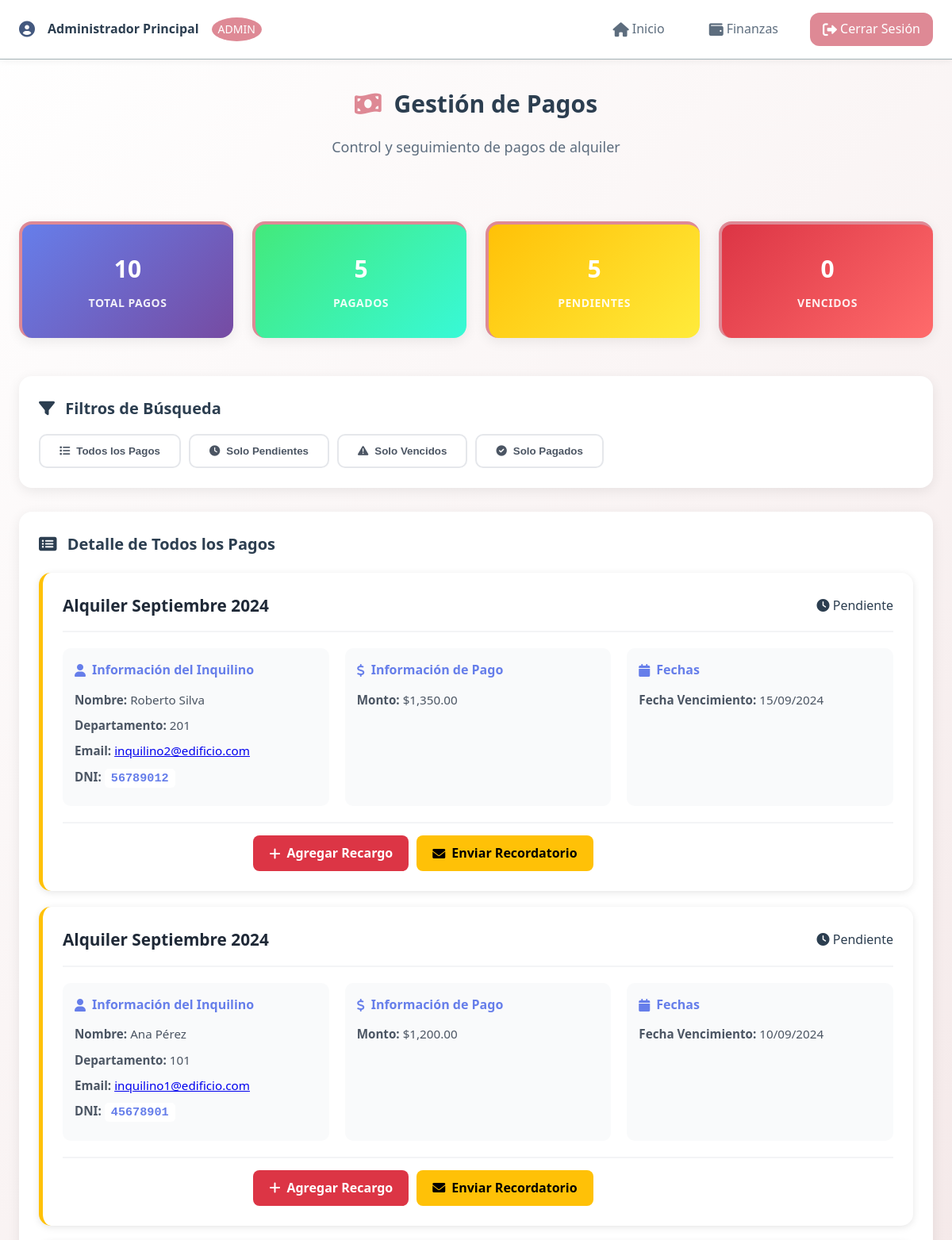
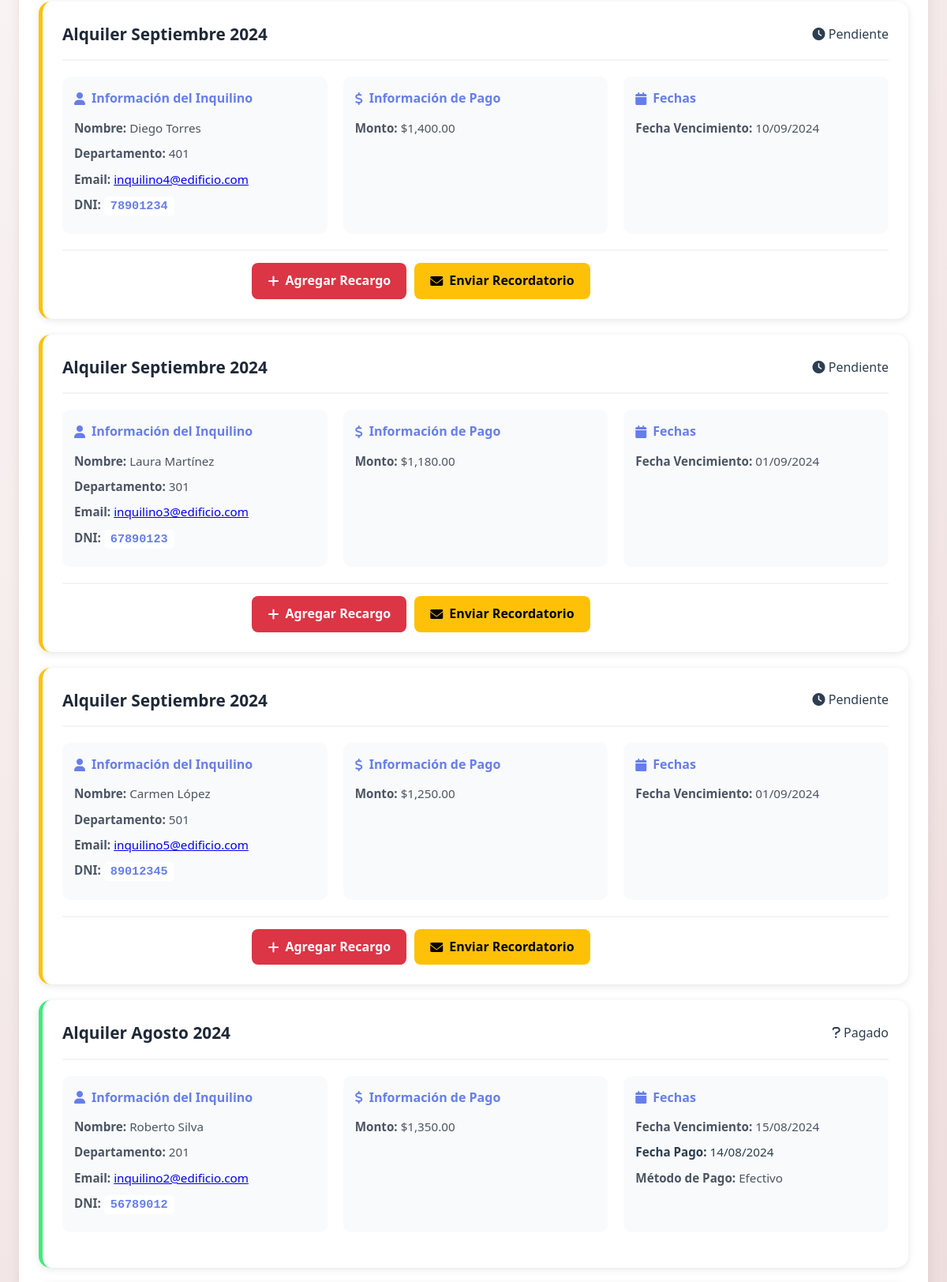
The app's page /views/admin/pagos.php (signed in, upper part) with its own data (2 pictures, top to bottom).
### tables this page shows
CREATE TABLE `pagos` (
  `id` bigint(20) UNSIGNED NOT NULL,
  `alquiler_id` bigint(20) UNSIGNED NOT NULL,
  `monto` decimal(10,2) NOT NULL,
  `fecha_vencimiento` date NOT NULL,
  `fecha_pago` date DEFAULT NULL,
  `metodo_pago` varchar(50) DEFAULT NULL,
  `estado` enum('pendiente','pagado','vencido') NOT NULL DEFAULT 'pendiente',
  `descripcion` text DEFAULT NULL,
  `recargo` decimal(8,2) DEFAULT 0.00,
  `created_at` timestamp NULL DEFAULT NULL,
  `updated_at` timestamp NULL DEFAULT NULL
);

CREATE TABLE `users` (
  `id` bigint(20) UNSIGNED NOT NULL,
  `name` varchar(255) NOT NULL,
  `email` varchar(255) NOT NULL,
  `email_verified_at` timestamp NULL DEFAULT NULL,
  `password` varchar(255) NOT NULL,
  `role` enum('admin','empleado','inquilino') NOT NULL DEFAULT 'inquilino',
  `remember_token` varchar(100) DEFAULT NULL,
  `password_reset_token` varchar(255) DEFAULT NULL,
  `password_reset_expires` timestamp NULL DEFAULT NULL,
  `failed_login_attempts` int(11) DEFAULT 0,
  `locked_until` timestamp NULL DEFAULT NULL,
  `last_failed_login` timestamp NULL DEFAULT NULL,
  `password_changed_at` timestamp NULL DEFAULT NULL,
  `account_locked` tinyint(1) DEFAULT 0,
  `created_at` timestamp NULL DEFAULT NULL,
  `updated_at` timestamp NULL DEFAULT NULL,
  `last_login_at` datetime DEFAULT NULL,
  `reset_token` varchar(100) DEFAULT NULL,
  `reset_token_expires` datetime DEFAULT NULL
);

CREATE TABLE `alquileres` (
  `id` bigint(20) UNSIGNED NOT NULL,
  `inquilino_id` bigint(20) UNSIGNED NOT NULL,
  `numero_departamento` varchar(10) NOT NULL,
  `precio_mensual` decimal(10,2) NOT NULL,
  `fecha_inicio` date NOT NULL,
  `fecha_fin` date DEFAULT NULL,
  `deposito` decimal(10,2) DEFAULT NULL,
  `estado` enum('activo','finalizado','suspendido') NOT NULL DEFAULT 'activo',
  `observaciones` text DEFAULT NULL,
  `created_at` timestamp NULL DEFAULT NULL,
  `updated_at` timestamp NULL DEFAULT NULL
);

CREATE TABLE `inquilinos` (
  `id` bigint(20) UNSIGNED NOT NULL,
  `user_id` bigint(20) UNSIGNED NOT NULL,
  `dni` varchar(20) NOT NULL,
  `telefono` varchar(20) DEFAULT NULL,
  `direccion` text DEFAULT NULL,
  `fecha_ingreso` date DEFAULT NULL,
  `estado` enum('activo','inactivo') NOT NULL DEFAULT 'activo',
  `created_at` timestamp NULL DEFAULT NULL,
  `updated_at` timestamp NULL DEFAULT NULL
);

### views/admin/pagos.php (the view, shortened to what this page needs)
<?php
require_once '../../includes/functions.php';
require_once '../../includes/header.php';
$database = new Database();
$db = $database->getConnection();
try {
    $query = "SELECT p.*, a.numero_departamento, i.dni, u.name as inquilino_nombre, u.email
              FROM pagos p
              JOIN alquileres a ON p.alquiler_id = a.id
              JOIN inquilinos i ON a.inquilino_id = i.id
              JOIN users u ON i.user_id = u.id
              ORDER BY p.fecha_vencimiento DESC";
    $stmt = $db->prepare($query);
    $stmt->execute();
    $pagos = $stmt->fetchAll(PDO::FETCH_ASSOC);
    $total_pagos = count($pagos);
    $pagos_pendientes = count(array_filter($pagos, function($p) { return $p['estado'] == 'pendiente'; }));
    $pagos_vencidos = count(array_filter($pagos, function($p) { return $p['estado'] == 'vencido'; }));
    $pagos_pagados = count(array_filter($pagos, function($p) { return $p['estado'] == 'pagado'; }));
} catch (PDOException $e) {
    $error = "Error al obtener información de pagos: " . $e->getMessage();
}
?>
<div class="bento-page-header">
    <h1 class="bento-page-title"><i class="fas fa-money-bill-wave"></i> Gestión de Pagos</h1>
    <p class="bento-page-subtitle">Control y seguimiento de pagos de alquiler</p>
</div>
<div class="bento-stats-grid">
    <div class="bento-stat-card" style="background: linear-gradient(135deg, #667eea 0%, #764ba2 100%);">
        <div class="bento-stat-number" style="color: white;"><?php echo $total_pagos; ?></div>
        <div class="bento-stat-label" style="color: rgba(255,255,255,0.9);">Total Pagos</div>
    </div>
    <div class="bento-stat-card" style="background: linear-gradient(135deg, #43e97b 0%, #38f9d7 100%);">
        <div class="bento-stat-number" style="color: white;"><?php echo $pagos_pagados; ?></div>
        <div class="bento-stat-label" style="color: rgba(255,255,255,0.9);">Pagados</div>
    </div>
    <div class="bento-stat-card" style="background: linear-gradient(135deg, #ffc107 0%, #ffeb3b 100%);">
        <div class="bento-stat-number" style="color: white;"><?php echo $pagos_pendientes; ?></div>
        <div class="bento-stat-label" style="color: rgba(255,255,255,0.9);">Pendientes</div>
    </div>
    <div class="bento-stat-card" style="background: linear-gradient(135deg, #dc3545 0%, #ff6b6b 100%);">
        <div class="bento-stat-number" style="color: white;"><?php echo $pagos_vencidos; ?></div>
        <div class="bento-stat-label" style="color: rgba(255,255,255,0.9);">Vencidos</div>
    </div>
</div>
<div class="bento-card" style="margin-bottom: 30px;">
    <h3 class="bento-card-title"><i class="fas fa-filter"></i> Filtros de Búsqueda</h3>
    <div style="display: flex; gap: 10px; flex-wrap: wrap; margin-top: 15px;">
        <button onclick="filtrarPagos('todos')" class="filter-btn filter-todos">
            <i class="fas fa-list"></i> Todos los Pagos
        </button>
        <button onclick="filtrarPagos('pendiente')" class="filter-btn filter-pendiente">
            <i class="fas fa-clock"></i> Solo Pendientes
        </button>
        <button onclick="filtrarPagos('vencido')" class="filter-btn filter-vencido">
            <i class="fas fa-exclamation-triangle"></i> Solo Vencidos
        </button>
        <button onclick="filtrarPagos('pagado')" class="filter-btn filter-pagado">
            <i class="fas fa-check-circle"></i> Solo Pagados
        </button>
    </div>
</div>
<div class="bento-card">
    <h3 class="bento-card-title" id="titulo-pagos"><i class="fas fa-list-alt"></i> Detalle de Todos los Pagos</h3>
    <?php if (!empty($pagos)): ?>
        <div id="lista-pagos" style="display: grid; gap: 20px; margin-top: 20px;">
            <?php foreach ($pagos as $pago): ?>
                <div class="pago-item payment-card" data-estado="<?php echo $pago['estado']; ?>">
                    <div class="payment-header">
                        <h4><?php echo htmlspecialchars($pago['descripcion']); ?></h4>
                        <?php echo getStatusBadge($pago['estado']); ?>
                    </div>
                    <div class="payment-details">
                        <div class="detail-group">
                            <h5><i class="fas fa-user"></i> Información del Inquilino</h5>
                            <p><strong>Nombre:</strong> <?php echo htmlspecialchars($pago['inquilino_nombre']); ?></p>
                            <p><strong>Departamento:</strong> <?php echo htmlspecialchars($pago['numero_departamento']); ?></p>
                            <p><strong>Email:</strong> <a href="mailto:<?php echo htmlspecialchars($pago['email']); ?>"><?php echo htmlspecialchars($pago['email']); ?></a></p>
                            <p><strong>DNI:</strong> <code><?php echo htmlspecialchars($pago['dni']); ?></code></p>
                        </div>
                        <div class="detail-group">
                            <h5><i class="fas fa-dollar-sign"></i> Información de Pago</h5>
                            <p><strong>Monto:</strong> <?php echo formatCurrency($pago['monto']); ?></p>
                        </div>
                        <div class="detail-group">
                            <h5><i class="fas fa-calendar"></i> Fechas</h5>
                            <p><strong>Fecha Vencimiento:</strong> <?php echo formatDate($pago['fecha_vencimiento']); ?></p>
                            <?php if ($pago['fecha_pago']): ?>
                                <p style="color: var(--secondary-green);"><strong>Fecha Pago:</strong> <?php echo formatDate($pago['fecha_pago']); ?></p>
                                <p><strong>Método de Pago:</strong> <?php echo htmlspecialchars($pago['metodo_pago']); ?></p>
                            <?php endif; ?>
                        </div>
                    </div>
                    <?php if ($pago['estado'] != 'pagado'): ?>
                        <div class="payment-actions">
                            <a href="marcar_pagado.php?id=<?php echo $pago['id']; ?>"
                               onclick="return confirm('¿Confirmar que este pago ha sido recibido?')"
                               class="btn" style="background: var(--secondary-green);">
                               <i class="fas fa-check"></i> Marcar como Pagado
                            </a>
                            <a href="agregar_recargo.php?id=<?php echo $pago['id']; ?>"
                               class="btn" style="background: #dc3545;">
                               <i class="fas fa-plus"></i> Agregar Recargo
                            </a>
                            <a href="enviar_recordatorio.php?id=<?php echo $pago['id']; ?>"
                               class="btn" style="background: #ffc107; color: black;">
                               <i class="fas fa-envelope"></i> Enviar Recordatorio
                            </a>
                        </div>
                    <?php endif; ?>
                </div>
            <?php endforeach; ?>
        </div>
    <?php endif; ?>
</div>
<?php require_once '../../includes/footer.php'; ?>

### includes/functions.php (shortened to what this page needs)
<?php
function formatCurrency($amount) {
    return '$' . number_format($amount, 2, '.', ',');
}
function formatDate($date, $format = 'd/m/Y') {
    $timestamp = strtotime($date);
    return date($format, $timestamp);
}
function getStatusBadge($status) {
    $badges = [
        'activo' => ['class' => 'status-active', 'icon' => 'check-circle', 'text' => 'Activo'],
        'inactivo' => ['class' => 'status-expired', 'icon' => 'times-circle', 'text' => 'Inactivo'],
        'pendiente' => ['class' => 'status-pending', 'icon' => 'clock', 'text' => 'Pendiente'],
        'vencido' => ['class' => 'status-expired', 'icon' => 'exclamation-triangle', 'text' => 'Vencido']
    ];
    $badge = $badges[$status] ?? ['class' => 'status-pending', 'icon' => 'question', 'text' => ucfirst($status)];
    return "<span class='status-badge {$badge['class']}'>
                <i class='fas fa-{$badge['icon']}'></i> {$badge['text']}
            </span>";
}
?>

### assets/css/bento-style.css (style rules this page uses)
:root { --color-light-gray: #A5B3B7; --color-beige: #E5D7D5; --color-pink: #DE8995; --color-blush: #E9D2D2; --color-dark-blue: #44597F; --color-light-gray-light: #B8C5C9; --color-beige-light: #F0E8E6; --color-pink-light: #E5A3B0; --color-blush-light: #F2E4E4; --color-dark-blue-light: #5A7296; --text-primary: #2C3E50; --text-secondary: #5D6D7E; --text-light: #BDC3C7; --text-white: #FFFFFF; --bg-primary: #FFFFFF; --bg-secondary: var(--color-blush); --bg-accent: var(--color-beige); --bg-dark: var(--color-dark-blue); --shadow-sm: 0 2px 8px rgba(0, 0, 0, 0.06); --shadow-md: 0 4px 16px rgba(0, 0, 0, 0.08); --shadow-lg: 0 8px 32px rgba(0, 0, 0, 0.12); --shadow-xl: 0 16px 48px rgba(0, 0, 0, 0.15); --border-radius-sm: 8px; --border-radius-md: 12px; --border-radius-lg: 16px; --border-radius-xl: 24px; --border-radius-full: 50%; --spacing-xs: 4px; --spacing-sm: 8px; --spacing-md: 16px; --spacing-lg: 24px; --spacing-xl: 32px; --spacing-2xl: 48px; --transition-fast: 0.15s ease; --transition-normal: 0.25s ease; --transition-slow: 0.4s ease; --font-family-primary: 'Segoe UI', Tahoma, Geneva, Verdana, sans-serif; --font-family-mono: 'Consolas', 'Monaco', 'Courier New', monospace; --font-size-xs: 0.75rem; --font-size-sm: 0.875rem; --font-size-base: 1rem; --font-size-lg: 1.125rem; --font-size-xl: 1.25rem; --font-size-2xl: 1.5rem; --font-size-3xl: 1.875rem; --font-size-4xl: 2.25rem; --font-weight-normal: 400; --font-weight-medium: 500; --font-weight-semibold: 600; --font-weight-bold: 700; }
* { margin: 0; padding: 0; box-sizing: border-box; }
html { scroll-behavior: smooth; }
body { font-family: var(--font-family-primary); font-size: var(--font-size-base); line-height: 1.6; color: var(--text-primary); background: linear-gradient(135deg, var(--bg-primary) 0%, var(--bg-secondary) 100%); min-height: 100vh; }
.bento-card { background: var(--bg-primary); border-radius: var(--border-radius-lg); box-shadow: var(--shadow-md); padding: var(--spacing-lg); transition: var(--transition-normal); border: 1px solid rgba(255, 255, 255, 0.8); position: relative; overflow: hidden; }
.bento-card::before { content: ''; position: absolute; top: 0; left: 0; right: 0; height: 4px; background: linear-gradient(90deg, var(--color-pink), var(--color-dark-blue)); opacity: 0; transition: var(--transition-normal); }
.bento-stat-card { background: var(--bg-primary); border-radius: var(--border-radius-md); padding: var(--spacing-lg); text-align: center; box-shadow: var(--shadow-sm); border-left: 4px solid var(--color-pink); transition: var(--transition-normal); }
.bento-stat-number { font-size: var(--font-size-3xl); font-weight: var(--font-weight-bold); color: var(--color-dark-blue); margin-bottom: var(--spacing-sm); }
.bento-stat-label { font-size: var(--font-size-sm); color: var(--text-secondary); text-transform: uppercase; letter-spacing: 0.5px; }
.bento-page-header { text-align: center; margin-bottom: var(--spacing-2xl); padding: var(--spacing-xl) 0; }
.bento-page-title { font-size: var(--font-size-3xl); font-weight: var(--font-weight-bold); color: var(--text-primary); margin-bottom: var(--spacing-md); }
.bento-page-title i { color: var(--color-pink); margin-right: var(--spacing-sm); }
.bento-page-subtitle { color: var(--text-secondary); font-size: var(--font-size-lg); }
.bento-stats-grid { display: grid; grid-template-columns: repeat(auto-fit, minmax(250px, 1fr)); gap: var(--spacing-lg); margin-bottom: var(--spacing-2xl); }
.bento-stat-card { background: var(--bg-primary); padding: var(--spacing-xl); border-radius: var(--border-radius-lg); box-shadow: var(--shadow-md); text-align: center; border-top: 4px solid var(--color-pink); transition: var(--transition-normal); }
.bento-stat-label { color: var(--text-secondary); font-size: var(--font-size-sm); text-transform: uppercase; letter-spacing: 0.5px; font-weight: var(--font-weight-semibold); }
.bento-card-title { font-size: var(--font-size-xl); font-weight: var(--font-weight-semibold); color: var(--text-primary); margin-bottom: var(--spacing-md); }
.bento-card-title i { margin-right: var(--spacing-sm); }

### records on screen
pagos: descripcion "Alquiler Septiembre 2024", estado "Pendiente", users.name "Roberto Silva", alquiler.numero_departamento "201", users.email "inquilino2@edificio.com", inquilinos.dni "56789012", monto "$1,350.00", fecha_vencimiento "15/09/2024"
pagos: descripcion "Alquiler Septiembre 2024", estado "Pendiente", users.name "Ana Pérez", alquiler.numero_departamento "101", users.email "inquilino1@edificio.com", inquilinos.dni "45678901", monto "$1,200.00", fecha_vencimiento "10/09/2024"
pagos: descripcion "Alquiler Septiembre 2024", estado "Pendiente", users.name "Diego Torres", alquiler.numero_departamento "401", users.email "inquilino4@edificio.com", inquilinos.dni "78901234", monto "$1,400.00", fecha_vencimiento "10/09/2024"
pagos: descripcion "Alquiler Septiembre 2024", estado "Pendiente", users.name "Laura Martínez", alquiler.numero_departamento "301", users.email "inquilino3@edificio.com", inquilinos.dni "67890123", monto "$1,180.00", fecha_vencimiento "01/09/2024"
pagos: descripcion "Alquiler Septiembre 2024", estado "Pendiente", users.name "Carmen López", alquiler.numero_departamento "501", users.email "inquilino5@edificio.com", inquilinos.dni "89012345", monto "$1,250.00", fecha_vencimiento "01/09/2024"
pagos: descripcion "Alquiler Agosto 2024", estado "Pagado", users.name "Roberto Silva", alquiler.numero_departamento "201", users.email "inquilino2@edificio.com", inquilinos.dni "56789012", monto "$1,350.00", fecha_vencimiento "15/08/2024", fecha_pago "14/08/2024", metodo_pago "Efectivo"

### other values on screen
$_SESSION['user_name'] "Administrador Principal"
$_SESSION['role'] "ADMIN"
$total_pagos "10"
$pagos_pagados "5"
$pagos_pendientes "5"
$pagos_vencidos "0"
